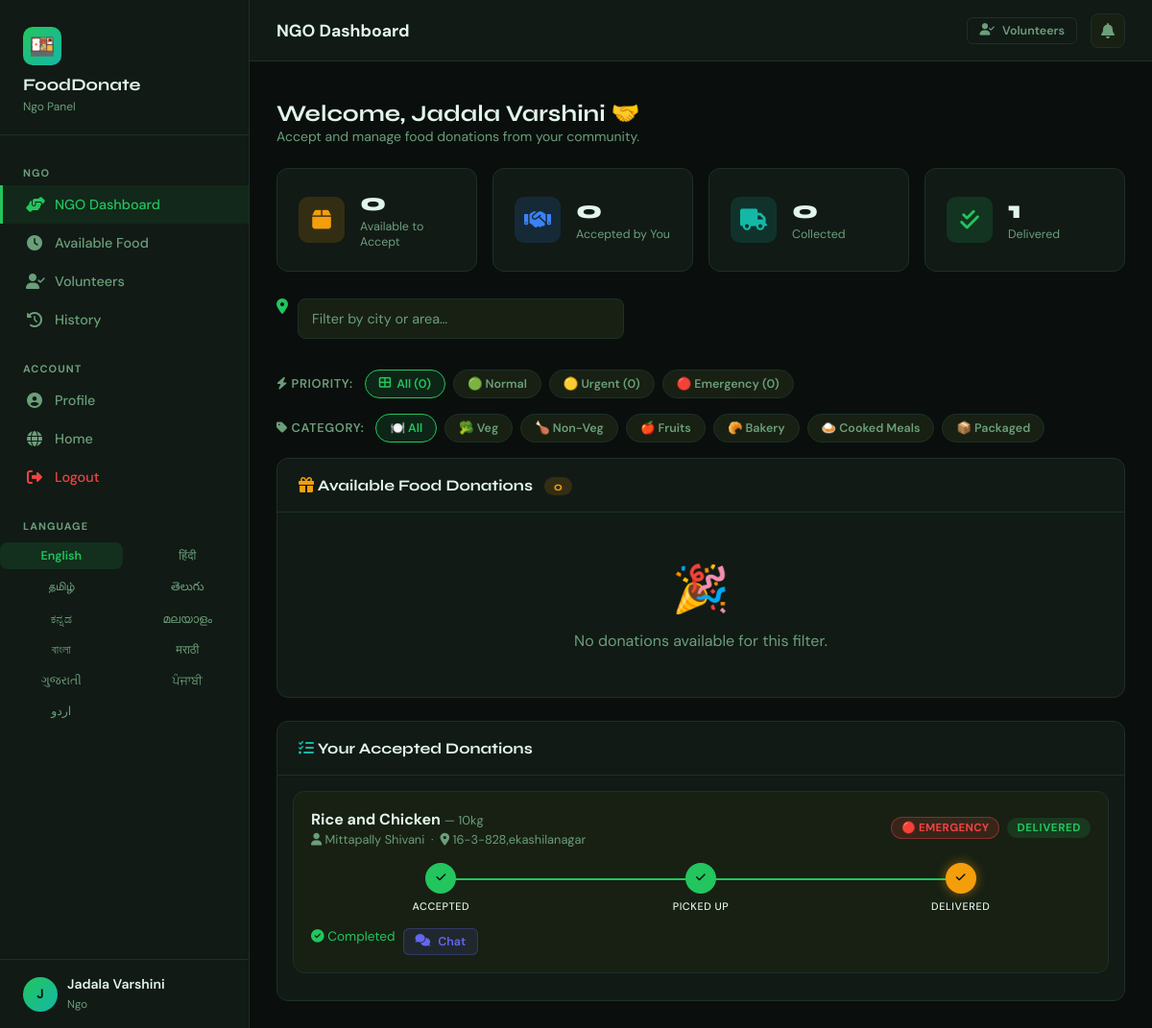
The page /ngo-dashboard (signed in) on the database its author committed.
### tables this page shows
CREATE TABLE donations (
            id           INTEGER PRIMARY KEY AUTOINCREMENT,
            donor_id     INTEGER NOT NULL,
            donor_name   TEXT    NOT NULL,
            food_type    TEXT    NOT NULL,
            category     TEXT    DEFAULT 'Veg',
            quantity     TEXT    NOT NULL,
            address      TEXT    NOT NULL,
            city         TEXT    DEFAULT '',
            phone        TEXT    NOT NULL,
            cooking_time TEXT,
            expiry_time  TEXT,
            message      TEXT,
            status       TEXT    DEFAULT 'pending',
            priority     TEXT    DEFAULT 'normal',
            image_path   TEXT,
            ngo_id       INTEGER,
            qr_code      TEXT,
            created_at   TEXT    DEFAULT (datetime('now'))
        );

### app.py (the view)
@app.route("/ngo-dashboard")
@login_required
def ngo_dashboard():
    priority_filter = request.args.get("priority", "all")
    category_filter = request.args.get("category", "all")
    location_filter = request.args.get("location", "")
    conn = get_db()
    pending_query  = "SELECT * FROM donations WHERE status='pending'"
    pending_params = []
    if priority_filter != "all":
        pending_query  += " AND priority=?"
        pending_params.append(priority_filter)
    if category_filter != "all":
        pending_query  += " AND category=?"
        pending_params.append(category_filter)
    if location_filter:
        pending_query += " AND (address LIKE ? OR city LIKE ?)"
        pending_params.extend([f"%{location_filter}%", f"%{location_filter}%"])
    pending_query += " ORDER BY CASE priority WHEN 'emergency' THEN 0 WHEN 'urgent' THEN 1 ELSE 2 END, created_at DESC"
    all_pending = conn.execute(pending_query, pending_params).fetchall()
    my_accepted = conn.execute(
        "SELECT d.*, va.status as vol_status, v.name as vol_name FROM donations d "
        "LEFT JOIN volunteer_assignments va ON va.donation_id=d.id "
        "LEFT JOIN volunteers v ON v.id=va.volunteer_id "
        "WHERE d.ngo_id=? AND d.status IN ('accepted','collected','delivered') "
        "ORDER BY d.created_at DESC",
        (session["user_id"],)
    ).fetchall()
    volunteers_raw = conn.execute("SELECT * FROM volunteers ORDER BY status, name").fetchall()
    volunteers = rows_to_list(volunteers_raw)
    stats = {
        "available": conn.execute("SELECT COUNT(*) FROM donations WHERE status='pending'").fetchone()[0],
        "accepted":  sum(1 for d in my_accepted if d["status"] == "accepted"),
        "collected": sum(1 for d in my_accepted if d["status"] == "collected"),
        "delivered": sum(1 for d in my_accepted if d["status"] == "delivered"),
        "emergency": conn.execute("SELECT COUNT(*) FROM donations WHERE status='pending' AND priority='emergency'").fetchone()[0],
        "urgent":    conn.execute("SELECT COUNT(*) FROM donations WHERE status='pending' AND priority='urgent'").fetchone()[0],
    }
    cat_counts = {}
    for cat in FOOD_CATEGORIES:
        cat_counts[cat] = conn.execute(
            "SELECT COUNT(*) FROM donations WHERE status='pending' AND category=?", (cat,)
        ).fetchone()[0]
    conn.close()
    return render_template("ngo_dashboard.html",
                           pending=all_pending,
                           accepted=my_accepted,
                           stats=stats,
                           volunteers=volunteers,
                           priority_filter=priority_filter,
                           category_filter=category_filter,
                           location_filter=location_filter,
                           cat_counts=cat_counts)

### templates/ngo_dashboard.html (shortened to what this page needs)
<!DOCTYPE html>
<html lang="en">
<head>
  <link rel="stylesheet" href="{{ url_for('static', filename='style.css') }}">
  <link rel="stylesheet" href="https://cdnjs.cloudflare.com/ajax/libs/font-awesome/6.5.0/css/all.min.css">
</head>
<body>
<div class="layout">
  {% set active_page = 'ngo' %}
  {% include 'sidebar_base.html' %}
  <div class="main-content">
    <header class="topbar">
      <div style="display:flex; align-items:center; gap:12px">
        <span class="topbar-title">NGO Dashboard</span>
      </div>
      <div class="topbar-actions">
        <a href="{{ url_for('volunteers') }}" class="btn btn-outline btn-sm">
          <i class="fas fa-user-check"></i> Volunteers
        </a>
        <div class="notif-btn"><i class="fas fa-bell"></i>
        </div>
      </div>
    </header>
    <div class="page-body">
      <div style="margin-bottom:24px">
        <h2 style="font-size:1.5rem">Welcome, {{ session.user_name }} 🤝</h2>
        <p style="color:var(--text-muted); font-size:.875rem">Accept and manage food donations from your community.</p>
      </div>
      <div class="stats-grid">
        <div class="stat-card">
          <div class="stat-icon icon-amber"><i class="fas fa-box"></i></div>
          <div class="stat-info"><h3>{{ stats.available }}</h3><p>Available to Accept</p></div>
        </div>
        <div class="stat-card">
          <div class="stat-icon icon-blue"><i class="fas fa-handshake"></i></div>
          <div class="stat-info"><h3>{{ stats.accepted }}</h3><p>Accepted by You</p></div>
        </div>
        <div class="stat-card">
          <div class="stat-icon icon-teal"><i class="fas fa-truck"></i></div>
          <div class="stat-info"><h3>{{ stats.collected }}</h3><p>Collected</p></div>
        </div>
        <div class="stat-card">
          <div class="stat-icon icon-green"><i class="fas fa-check-double"></i></div>
          <div class="stat-info"><h3>{{ stats.delivered }}</h3><p>Delivered</p></div>
        </div>
      </div>
      <div style="display:flex; gap:12px; flex-wrap:wrap; margin-bottom:12px; align-items:center">
        <form class="search-bar" style="flex:1; min-width:220px" method="GET">
          <i class="fas fa-map-marker-alt" style="color:var(--green)"></i>
          <input type="text" name="location" placeholder="Filter by city or area…" value="{{ location_filter }}">
        </form>
      </div>
      <div class="priority-filter-bar">
        <span class="pf-label"><i class="fas fa-bolt"></i> Priority:</span>
        <a href="?category={{ category_filter }}&location={{ location_filter }}" class="pf-btn {% if priority_filter == 'all' %}active-all{% endif %}">
          <i class="fas fa-th-large"></i> All ({{ stats.available }})
        </a>
        <a href="?priority=normal&category={{ category_filter }}&location={{ location_filter }}" class="pf-btn {% if priority_filter == 'normal' %}active-normal{% endif %}">
          🟢 Normal
        </a>
        <a href="?priority=urgent&category={{ category_filter }}&location={{ location_filter }}" class="pf-btn {% if priority_filter == 'urgent' %}active-urgent{% endif %}">
          🟡 Urgent ({{ stats.urgent }})
        </a>
        <a href="?priority=emergency&category={{ category_filter }}&location={{ location_filter }}" class="pf-btn {% if priority_filter == 'emergency' %}active-emergency{% endif %}">
          🔴 Emergency ({{ stats.emergency }})
        </a>
      </div>
      <div class="priority-filter-bar" style="margin-top:10px">
        <span class="pf-label"><i class="fas fa-tag"></i> Category:</span>
        <a href="?priority={{ priority_filter }}" class="pf-btn {% if category_filter == 'all' %}active-all{% endif %}">
          🍽️ All
        </a>
        <a href="?priority={{ priority_filter }}&category=Veg" class="pf-btn {% if category_filter == 'Veg' %}active-normal{% endif %}">
          🥦 Veg {% if cat_counts.Veg %}<span style="opacity:.7">({{ cat_counts.Veg }})</span>{% endif %}
        </a>
        <a href="?priority={{ priority_filter }}&category=Non-Veg" class="pf-btn {% if category_filter == 'Non-Veg' %}active-urgent{% endif %}">
          🍗 Non-Veg {% if cat_counts['Non-Veg'] %}<span style="opacity:.7">({{ cat_counts['Non-Veg'] }})</span>{% endif %}
        </a>
        <a href="?priority={{ priority_filter }}&category=Fruits" class="pf-btn {% if category_filter == 'Fruits' %}active-normal{% endif %}">
          🍎 Fruits {% if cat_counts.Fruits %}<span style="opacity:.7">({{ cat_counts.Fruits }})</span>{% endif %}
        </a>
        <a href="?priority={{ priority_filter }}&category=Bakery" class="pf-btn {% if category_filter == 'Bakery' %}active-all{% endif %}">
          🥐 Bakery {% if cat_counts.Bakery %}<span style="opacity:.7">({{ cat_counts.Bakery }})</span>{% endif %}
        </a>
        <a href="?priority={{ priority_filter }}&category=Cooked Meals" class="pf-btn {% if category_filter == 'Cooked Meals' %}active-normal{% endif %}">
          🍛 Cooked Meals {% if cat_counts['Cooked Meals'] %}<span style="opacity:.7">({{ cat_counts['Cooked Meals'] }})</span>{% endif %}
        </a>
        <a href="?priority={{ priority_filter }}&category=Packaged Food" class="pf-btn {% if category_filter == 'Packaged Food' %}active-all{% endif %}">
          📦 Packaged {% if cat_counts['Packaged Food'] %}<span style="opacity:.7">({{ cat_counts['Packaged Food'] }})</span>{% endif %}
        </a>
      </div>
      <div class="card" style="margin-bottom:24px">
        <div class="card-header">
          <h4><i class="fas fa-gift" style="color:var(--amber)"></i> Available Food Donations
            <span style="background:rgba(245,158,11,.15); color:var(--amber); border-radius:20px; padding:2px 10px; font-size:.78rem; margin-left:8px">{{ pending|length }}</span>
          </h4>
        </div>
        <div class="table-wrap">
          {% if pending %}
          <table>
            <thead>
              <tr><th>Priority</th><th>#</th><th>Food</th><th>Qty</th><th>Donor</th><th>Address</th><th>Expiry</th><th>Actions</th></tr>
            </thead>
            <tbody>
              {% for d in pending %}
              <tr class="{% if d.priority == 'emergency' %}row-emergency{% elif d.priority == 'urgent' %}row-urgent{% endif %}">
                <td>
                  <span class="priority-badge priority-{{ d.priority or 'normal' }}">
                    {% if d.priority == 'emergency' %}🔴 Emergency{% elif d.priority == 'urgent' %}🟡 Urgent{% else %}🟢 Normal{% endif %}
                  </span>
                </td>
                <td style="color:var(--text-muted)">{{ d.id }}</td>
                <td>
                  <strong>{{ d.food_type }}</strong>
                  <span style="display:inline-block; background:rgba(99,102,241,.12); color:#6366f1; border-radius:10px; font-size:.7rem; padding:1px 7px; margin-left:5px; vertical-align:middle">{{ d.category or '—' }}</span>
                  {% if d.image_path %}
                    <img src="{{ url_for('static', filename='images/' + d.image_path) }}"
                         style="width:28px; height:28px; object-fit:cover; border-radius:4px; margin-left:6px; vertical-align:middle">
                  {% endif %}
                </td>
                <td>{{ d.quantity }}</td>
                <td>{{ d.donor_name }}</td>
                <td style="max-width:130px; overflow:hidden; text-overflow:ellipsis; white-space:nowrap; font-size:.82rem">{{ d.address }}</td>
                <td>
                  {% if d.expiry_time %}
                    <span data-expiry="{{ d.expiry_time }}" style="font-size:.8rem">{{ d.expiry_time[:16] }}</span>
                  {% else %}—{% endif %}
                </td>
                <td>
                  <div style="display:flex;gap:6px">
                    <a href="{{ url_for('accept_donation', don_id=d.id) }}" class="btn btn-primary btn-sm">
                      <i class="fas fa-check"></i> Accept
                    </a>
                    <button class="btn btn-outline btn-sm" onclick="openAssignModal({{ d.id }}, '{{ d.food_type }}')">
                      <i class="fas fa-user-plus"></i>
                    </button>
                  </div>
                </td>
              </tr>
              {% endfor %}
            </tbody>
          </table>
          {% else %}
          <div style="text-align:center; padding:48px; color:var(--text-muted)">
            <div style="font-size:3rem; margin-bottom:12px">🎉</div>
            <p>No donations available for this filter.</p>
          </div>
          {% endif %}
        </div>
      </div>
      <div class="card">
        <div class="card-header">
          <h4><i class="fas fa-tasks" style="color:var(--teal)"></i> Your Accepted Donations</h4>
        </div>
        {% if accepted %}
        <div style="padding:16px; display:flex; flex-direction:column; gap:12px">
          {% for d in accepted %}
          <div class="assignment-card">
            <div class="ac-header">
              <div>
                <div class="ac-food">{{ d.food_type }} <span style="font-size:.8rem;font-weight:400;color:var(--text-muted)">— {{ d.quantity }}</span></div>
                <div style="font-size:.8rem;color:var(--text-muted);margin-top:2px">
                  <i class="fas fa-user"></i> {{ d.donor_name }} &nbsp;·&nbsp;
                  <i class="fas fa-map-marker-alt"></i> {{ d.address[:40] }}{% if d.address|length > 40 %}…{% endif %}
                </div>
              </div>
              <div style="display:flex;align-items:center;gap:8px">
                <span class="priority-badge priority-{{ d.priority or 'normal' }}">
                  {% if d.priority == 'emergency' %}🔴{% elif d.priority == 'urgent' %}🟡{% else %}🟢{% endif %}
                  {{ (d.priority or 'normal') | title }}
                </span>
                <span class="badge badge-{{ d.status }}">{{ d.status }}</span>
              </div>
            </div>
            <div class="progress-timeline">
              {% set stages = ['accepted','collected','delivered'] %}
              {% set stage_icons = {'accepted':'✅','collected':'📦','delivered':'🎉'} %}
              {% set stage_labels = {'accepted':'Accepted','collected':'Picked Up','delivered':'Delivered'} %}
              {% set current_idx = stages.index(d.status) if d.status in stages else 0 %}
              {% for i in range(stages|length) %}
              {% set stage = stages[i] %}
              <div class="pt-step {% if i < current_idx %}completed{% elif i == current_idx %}active{% endif %}">
                <div class="pt-circle">
                  {% if i <= current_idx %}<i class="fas fa-check" style="font-size:.7rem"></i>{% else %}<span style="font-size:.7rem">{{ i+1 }}</span>{% endif %}
                </div>
                <div class="pt-label">{{ stage_labels[stage] }}</div>
              </div>
              {% endfor %}
            </div>
            <div class="ac-actions">
              {% if d.status == 'accepted' %}
                <button class="btn btn-outline btn-sm" onclick="openAssignModal({{ d.id }}, '{{ d.food_type }}')">
                  <i class="fas fa-user-plus"></i> Assign Volunteer
                </button>
                <a href="{{ url_for('update_status', don_id=d.id, new_status='collected') }}" class="btn btn-teal btn-sm">
                  <i class="fas fa-truck"></i> Mark Collected
                </a>
              {% elif d.status == 'collected' %}
                <a href="{{ url_for('update_status', don_id=d.id, new_status='delivered') }}" class="btn btn-primary btn-sm">
                  <i class="fas fa-check-double"></i> Mark Delivered
                </a>
              {% else %}
                <span style="color:var(--green); font-size:.85rem"><i class="fas fa-check-circle"></i> Completed</span>
              {% endif %}
              <a href="{{ url_for('chat', don_id=d.id) }}" class="btn btn-sm" style="background:rgba(99,102,241,.12);color:#6366f1;border:1px solid rgba(99,102,241,.3)">
                <i class="fas fa-comments"></i> Chat
              </a>
            </div>
          </div>
          {% endfor %}
        </div>
        {% else %}
        <div style="text-align:center; padding:40px; color:var(--text-muted)">
          <p>You haven't accepted any donations yet.</p>
        </div>
        {% endif %}
      </div>
    </div>
  </div>
</div>
</body>
</html>

### rows shown on the page
donations: food_type "Rice and Chicken", quantity "10kg", donor_name "Mittapally Shivani", address "16-3-828,ekashilanagar", priority "EMERGENCY", status "DELIVERED", stage_labels "ACCEPTED" "PICKED UP" "DELIVERED", shows "Completed"

### other values the page prints
{{ session.user_role | title }} "Ngo"
{{ t('nav','ngo_dashboard') }} "NGO Dashboard"
{{ t('nav','available_food') }} "Available Food"
{{ t('nav','volunteers') }} "Volunteers"
{{ t('nav','history') }} "History"
{{ t('nav','profile') }} "Profile"
{{ t('nav','home') }} "Home"
{{ t('nav','logout') }} "Logout"
{{ t('common','language') }} "LANGUAGE"
{{ name }} "English" "हिंदी" "தமிழ்" "తెలుగు" "ಕನ್ನಡ" "മലയാളം" "বাংলা" "मराठी" "ગુજરાતી" "ਪੰਜਾਬੀ" "اردو"
{{ session.user_name[0] | upper if session.user_name else 'U' }} "J"
{{ session.user_name }} "Jadala Varshini"
{{ stats.available }} "0"
{{ stats.accepted }} "0"
{{ stats.collected }} "0"
